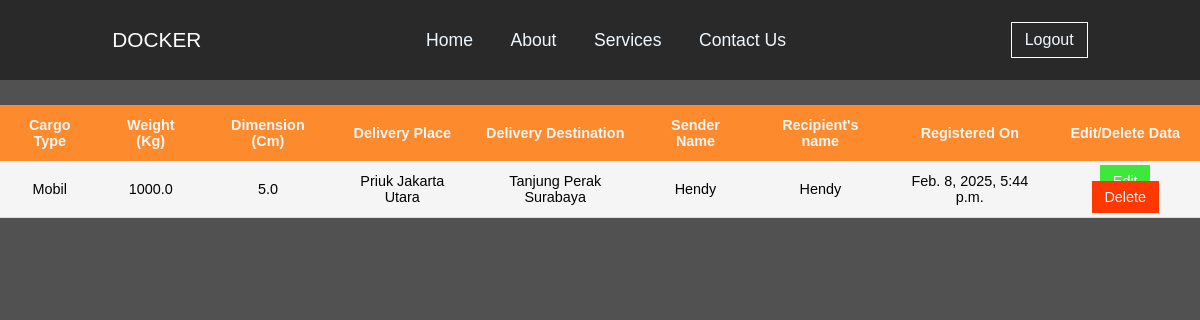
Page /cargo/ (signed in) on the earlier database version.
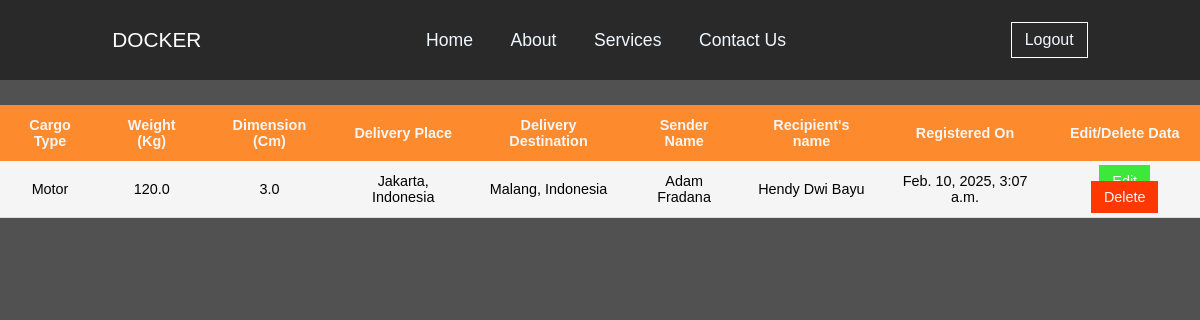
Same page on the later database version.
### myapp/models.py (models this page shows, shortened)
class Cargo(models.Model):
    user = models.ForeignKey(User, on_delete=models.CASCADE)
    jenis_cargo = models.CharField(max_length=100)
    berat = models.FloatField()
    ukuran = models.FloatField()
    agen_pengiriman = models.CharField(max_length=100)
    tujuan_pengiriman = models.CharField(max_length=100)
    nama_pengirim = models.CharField(max_length=100)
    nama_penerima = models.CharField(max_length=100)
    created_at = models.DateTimeField(auto_now_add=True)

### myapp/views.py (the view)
# urls.py: path('cargo/', views.check_cargo, name='check_cargo'),
@login_required(login_url='login')
def check_cargo(request):
    cargos = Cargo.objects.filter(user=request.user)
    return render(request, 'check_cargo.html', {'cargos': cargos})

### template/check_cargo.html (shortened to what this page needs)
{% load static %}
<!DOCTYPE html>
<html lang="en">
  <head>
    <link rel="stylesheet" href="{% static 'assets/css/check_cargo.css' %}" />
  </head>
  <body>
    <div class="content">
      <div class="tab">
        <p>DOCKER</p>
        <ul>
          <li><a href="/">Home</a></li>
          <li><a href="#">About</a></li>
          <li><a href="#">Services</a></li>
          <li><a href="#">Contact Us</a></li>
        </ul>
        {% if user.is_authenticated %}
        <a class="user" href="logout">Logout</a>
        {% else %}
        <a class="user" href="register">Register</a>
        {% endif %}
      </div>
      <div class="tab-container">
        <table class="content-table">
          <thead>
            <tr>
              <th>Cargo Type</th>
              <th>Weight (Kg)</th>
              <th>Dimension (Cm)</th>
              <th>Delivery Place</th>
              <th>Delivery Destination</th>
              <th>Sender Name</th>
              <th>Recipient's name</th>
              <th>Registered On</th>
              <th>Edit/Delete Data</th>
            </tr>
          </thead>
          <tbody>
            {% for cargo in cargos %}
            <tr>
              <td>{{cargo.jenis_cargo}}</td>
              <td>{{cargo.berat}}</td>
              <td>{{cargo.ukuran}}</td>
              <td>{{cargo.agen_pengiriman}}</td>
              <td>{{cargo.tujuan_pengiriman}}</td>
              <td>{{cargo.nama_pengirim}}</td>
              <td>{{cargo.nama_penerima}}</td>
              <td>{{cargo.created_at}}</td>
              <td>
                <a class="edit" href="{% url 'edit_cargo' cargo.id %}">Edit</a>
                <a class="delete" href="{% url 'delete_cargo' cargo.id %}">Delete</a>
              </td>
            </tr>
            {% endfor %}
          </tbody>
        </table>
      </div>
    </div>
  </body>
</html>

### static/assets/css/check_cargo.css (style rules this page uses)
* { padding: 0; margin: 0; box-sizing: border-box; font-family: Arial, Helvetica, sans-serif; }
.content { min-height: 100vh; width: 100%; background: rgb(81, 81, 81); }
.tab { display: flex; background: rgb(41, 41, 41); justify-content: space-around; color: rgb(255, 255, 255); height: 5rem; align-items: center; }
.tab p { font-size: 1.3em; }
.tab ul { list-style: none; display: flex; width: 30%; justify-content: space-between; }
.tab ul li a { text-decoration: none; color: aliceblue; font-size: 1.1em; }
.tab a.user { text-decoration: none; color: aliceblue; border: 1px solid #fff; padding: 8px 13px; transition: 0.3s; }
.tab-container { width: fit-content; margin: auto; padding: 25px 0; }
.content .content-table { border-collapse: collapse; font-size: 0.9em; width: 100%; text-align: center; background-color: whitesmoke; }
.content .content-table thead tr { background-color: rgb(253, 139, 45); color: whitesmoke; font-weight: bold; }
.content-table th, .content-table td { padding: 12px 15px; }
.content-table tbody tr { border-bottom: 1px solid #dddddd; }
.content-table tbody a { text-decoration: none; color: whitesmoke; padding: 0.5rem 0.8rem; margin: 0 3px 0 3px; }
.content-table tbody a.edit { background-color: rgb(61, 232, 58); }
.content-table tbody a.delete { background-color: rgb(255, 55, 0); }

Differences in the rows shown:
removed Cargo: jenis_cargo "Mobil", berat "1000.0", ukuran "5.0", agen_pengiriman "Priuk Jakarta Utara", tujuan_pengiriman "Tanjung Perak Surabaya", nama_pengirim "Hendy", nama_penerima "Hendy", created_at "Feb. 8, 2025, 5:44 p.m."
added Cargo: jenis_cargo "Motor", berat "120.0", ukuran "3.0", agen_pengiriman "Jakarta, Indonesia", tujuan_pengiriman "Malang, Indonesia", nama_pengirim "Adam Fradana", nama_penerima "Hendy Dwi Bayu", created_at "Feb. 10, 2025, 3:07 a.m."
